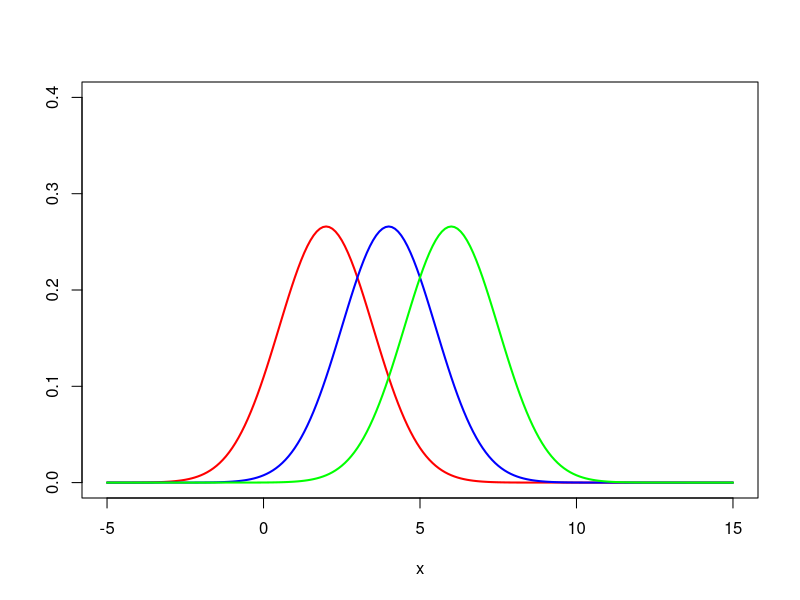
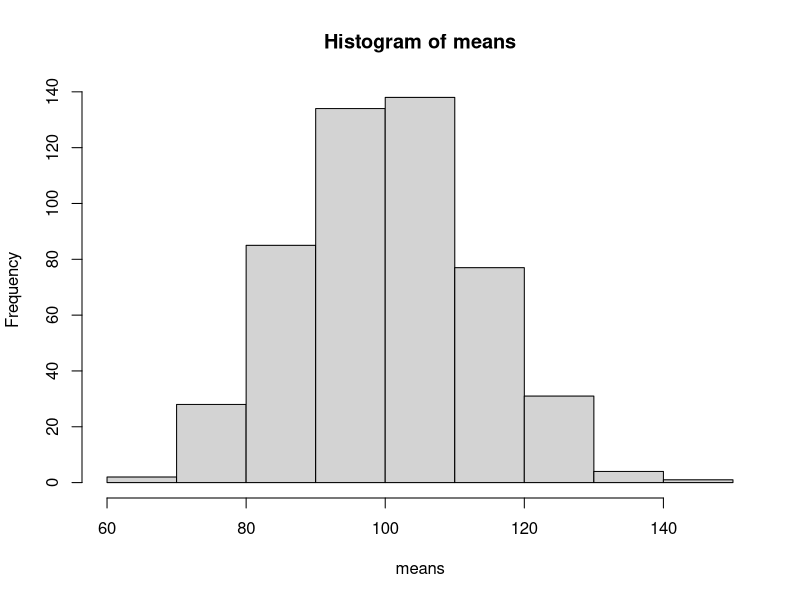
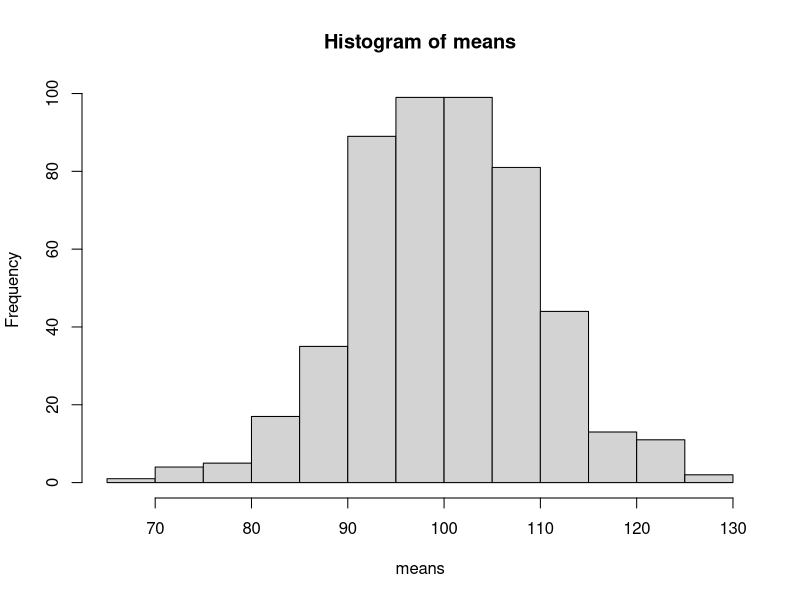
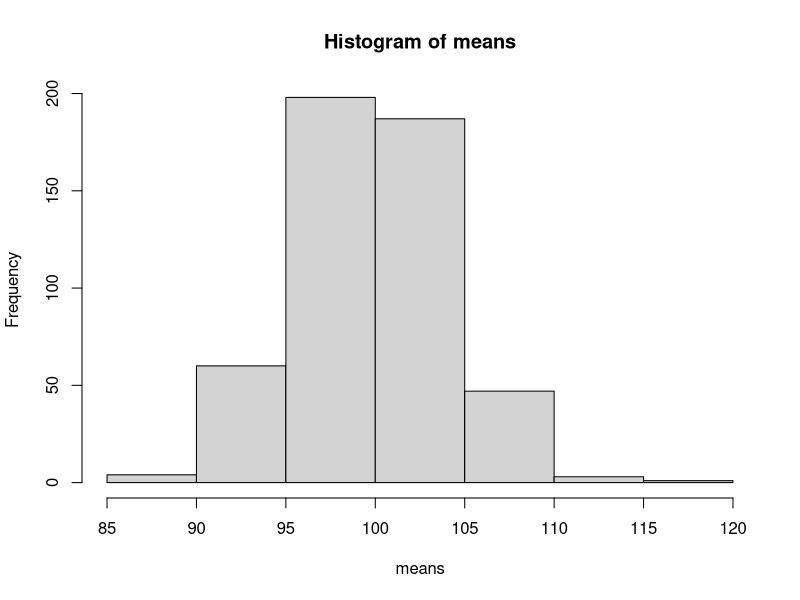
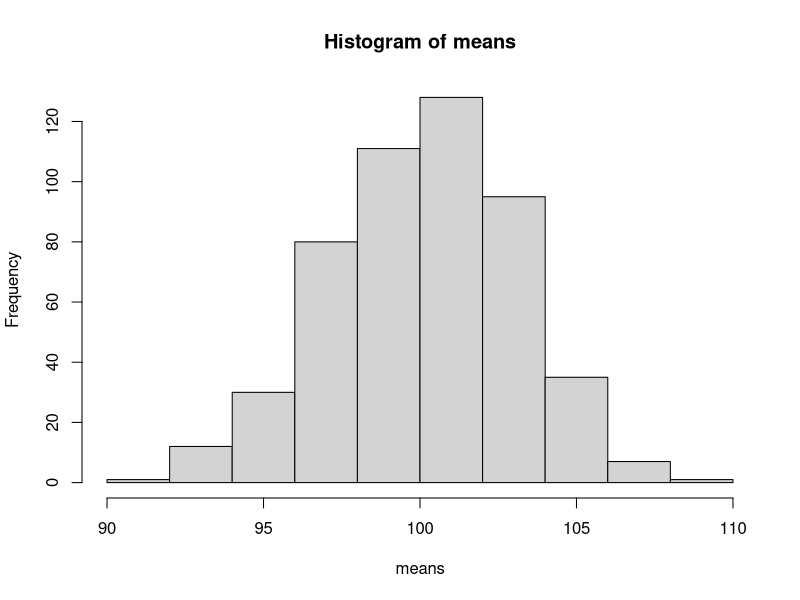
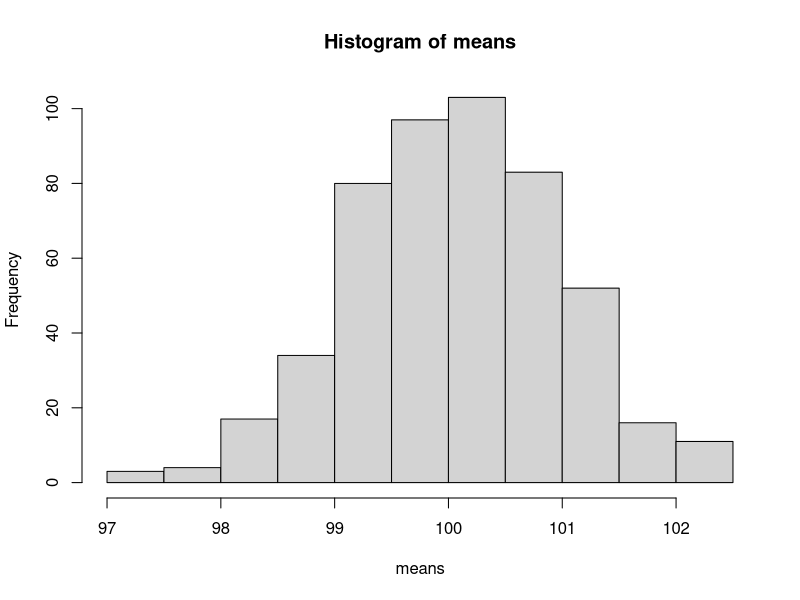

R code for these plots, in order:
# HW 3—Eco stats
# 10 Feb 2021—David S. Mason
# Q3 ####
x <- seq(-5, 15, 0.1)

plot(x, dnorm(x, mean = 2, sd = 1.5), type = "l",
     ylim = c(0, 0.4), ylab = "", lwd = 2, col = "red")
lines(x, dnorm(x, mean = 4, sd = 1.5), col = "blue", lty = 1, lwd = 2)
lines(x, dnorm(x, mean = 6, sd = 1.5), col = "green", lty = 1, lwd = 2)

Mean <- 21.37
Sd <- 4.55

pnorm(30, Mean, Sd) - pnorm(20, Mean, Sd) 
# 0.5893969 or 58.94% of ACT test scores between 20-30
# Q4 ####
samp <- c(5,10,50,100,1000)

for(j in 1:length(samp)){
	mat <- matrix(ncol = samp[j], nrow = 500)
	means <- vector()
			for(i in 1:500){
				mat[i,] <- rnorm(n = samp[j], mean = 100, sd = 30)
				means[i] <- mean(mat[i,]) # a
			}
	hist(means) # b
}
# c = larger numbers of trials get closer to expected mean
# d = the theoretical mean of the sampling mean is the population mean?
# d = PDF of sampling distribution approaches normal distribution at large sample sizes


